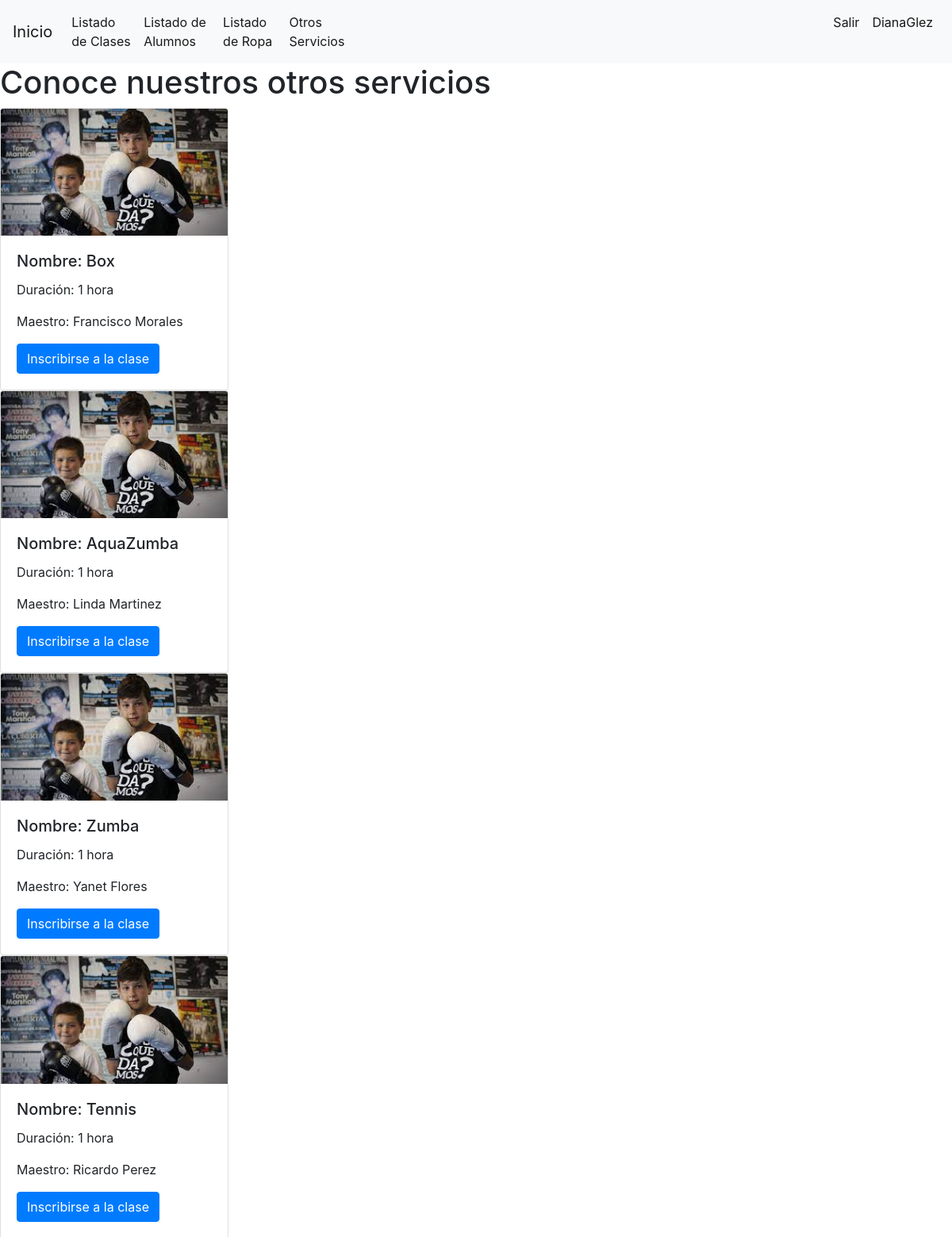
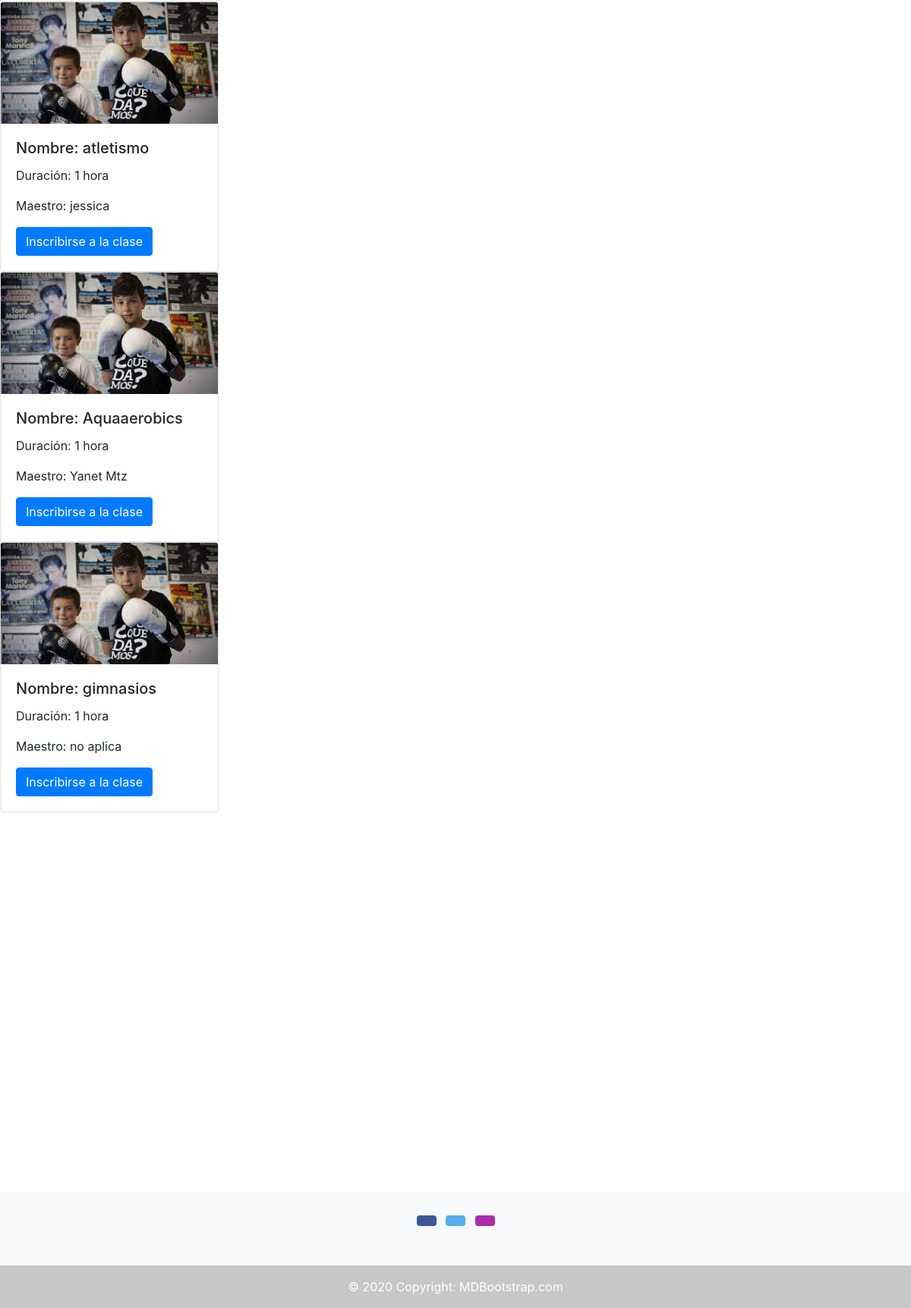
Screenshot of /servicios/servicios-list/ (signed in) with the database file from the repository (2 pictures, top to bottom).
### servicios/models.py (models this page shows, shortened)
class Servicios(models.Model):
    CONDITION_CHOICES = (
        ('aquatica', 'aquatica'),
        ('no aquatica', 'no aquatica'),
    )
    nombre = models.CharField(max_length=30)
    duracion = models.CharField(max_length=15)
    maestro = models.CharField(max_length=30)
    condition = models.CharField(max_length=50, choices = CONDITION_CHOICES)
    is_active = models.BooleanField(default=True)

### servicios/views.py (the view)
# urls.py: path('servicios-list/', ServiciosListView.as_view(), name='servicios_list'),
class ServiciosListView(LoginRequiredMixin, ListView):
    model = Servicios
    template_name = 'servicios/servicios-list.html'
    queryset = Servicios.objects.filter(is_active = True)

### Templates/Servicios/servicios-list.html (shortened to what this page needs)
{% extends 'Base.html' %}
{% block content %}
    <h1>Conoce nuestros otros servicios</h1>
<body>
            {% for servicios in object_list %}
            <div class="card" style="width: 18rem;">
                <img class="card-img-top" alt="...">
                <div class="card-body">
                    <h5 class="card-title"> Nombre: {{servicios.nombre}} </h5>
                    <p class="card-text"> Duración: {{servicios.duracion}} </p>
                    <p class="card-text"> Maestro: {{servicios.maestro}} </p>
                    <a href="#" class="btn btn-primary"> Inscribirse a la clase </a>
                </div>
            </div>
        {% endfor %}
{% endblock %}

### Templates/Base.html (shortened to what this page needs)
<!DOCTYPE html>
<html lang="en">
<head>
    <link rel="stylesheet" href="https://cdn.jsdelivr.net/npm/bootstrap@4.6.2/dist/css/bootstrap.min.css"
>
</head>
<body>
    <nav class="navbar navbar-expand-lg navbar-light bg-light">
        <a class="navbar-brand" href="/Aquatic/pagina_inicio/">Inicio</a>
        <div class="collapse navbar-collapse" id="navbarSupportedContent">
            <ul class="navbar-nav mr-auto">
                <li class="nav-item active">
                    <a class="nav-link" href="/Aquatic/lista-clases/"> Listado de Clases </a>
                </li>
                <li class="nav-item active">
                    <a class="nav-link" href="/Aquatic/lista-alumnos/"> Listado de Alumnos </a>
                </li>
                <li class="nav-item active">
                    <a class="nav-link" href="/Aquatic/lista-ropa/"> Listado de Ropa </a>
                </li>
                <li class="nav-item active" style="margin-right: 600px;">
                    <a class="nav-link" href="/servicios/servicios-list/"> Otros Servicios </a>
                </li>
                {% if request.user.is_authenticated %}
                <li class="nav-item active">
                    <a class="nav-link" href="/users/logout/"> Salir <span class="sr-only">(current)</span></a>
                </li>
                <li class="nav-item active">
                    <a class="nav-link" href="/users/update/"> {{request.user.username}} <span class="sr-only">(current)</span></a>
                </li>
                {% endif %}
            </ul>
        </div>
    </nav>
</body>
{% block content %}
{% endblock %}
<footer class="bg-light text-center text-white" style="margin-top: 500px;">
    <div class="container p-4 pb-0">
        <section class="mb-4">
            <a class="btn text-white btn-floating m-1" style="background-color: #3b5998;" href="https://www.facebook.com/aquaticclubsma/" role="button" ></a>
            <a class="btn text-white btn-floating m-1" style="background-color: #55acee;" href="https://twitter.com/aquaticclubsma?lang=en" role="button"></a>
            <a class="btn text-white btn-floating m-1" style="background-color: #ac2bac;" href="https://www.instagram.com/aquaticclubsma/?hl=en" role="button"></a>
    </div>
    <div class="text-center p-3" style="background-color: rgba(0, 0, 0, 0.2);">
        © 2020 Copyright:
        <a class="text-white" href="https://mdbootstrap.com/">MDBootstrap.com</a>
    </div>
</footer>
</html>

### rows the page displays
Servicios: nombre "Box", duracion "1 hora", maestro "Francisco Morales"
Servicios: nombre "AquaZumba", duracion "1 hora", maestro "Linda Martinez"
Servicios: nombre "Zumba", duracion "1 hora", maestro "Yanet Flores"
Servicios: nombre "Tennis", duracion "1 hora", maestro "Ricardo Perez"
Servicios: nombre "atletismo", duracion "1 hora", maestro "jessica"
Servicios: nombre "Aquaaerobics", duracion "1 hora", maestro "Yanet Mtz"
Servicios: nombre "gimnasios", duracion "1 hora", maestro "no aplica"

### other values shown
{{ request.user.username }} "DianaGlez"
